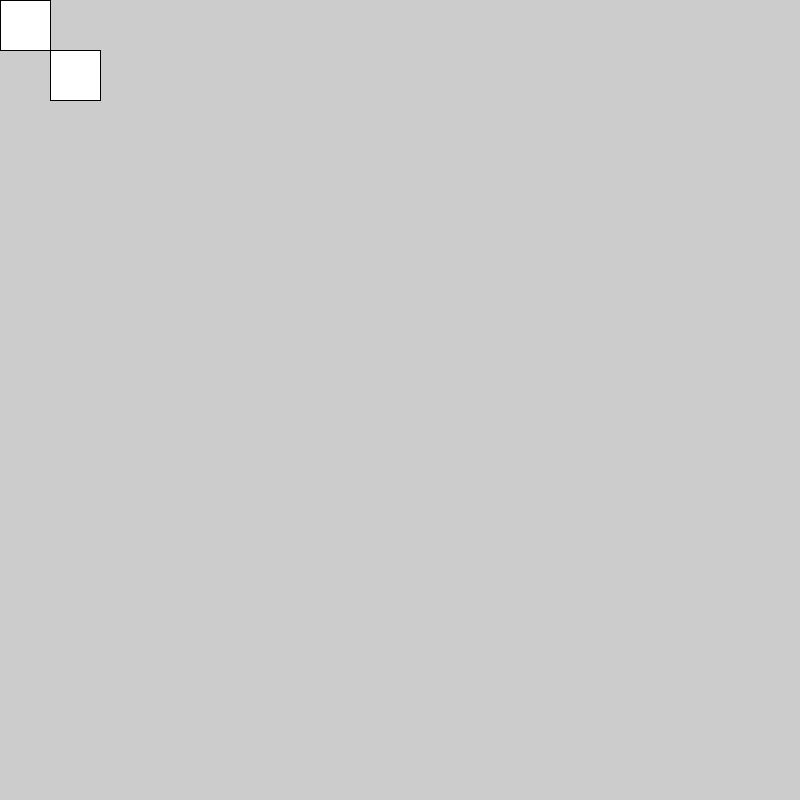
Frame 1 (no input)
Frame 60 (the mouse pressed at the canvas centre just before this capture): identical to frame 1, image omitted
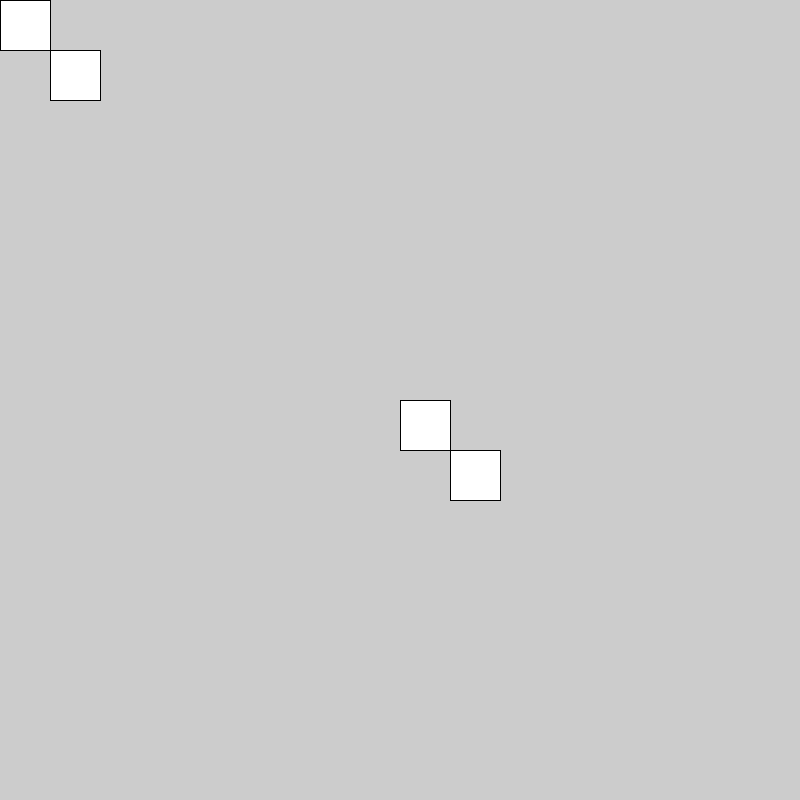
Frame 120 (the mouse held since frame 60 and released just before this capture)

The Processing sketch that drew these frames (run headless with seeded random() and noise(); from frame 60 on, the mouse is pressed at the canvas centre):

// Processing sketch: sketch_27translate2
// ── sketch_27translate2.pde
int size = 0;

void setup() {
  size(800, 800);
  size = width/16;
}

void draw() {
  translate(mouseX, mouseY);
  rect(0, 0, size, size);
  translate(size, size);
  rect(0, 0, size, size);
}
